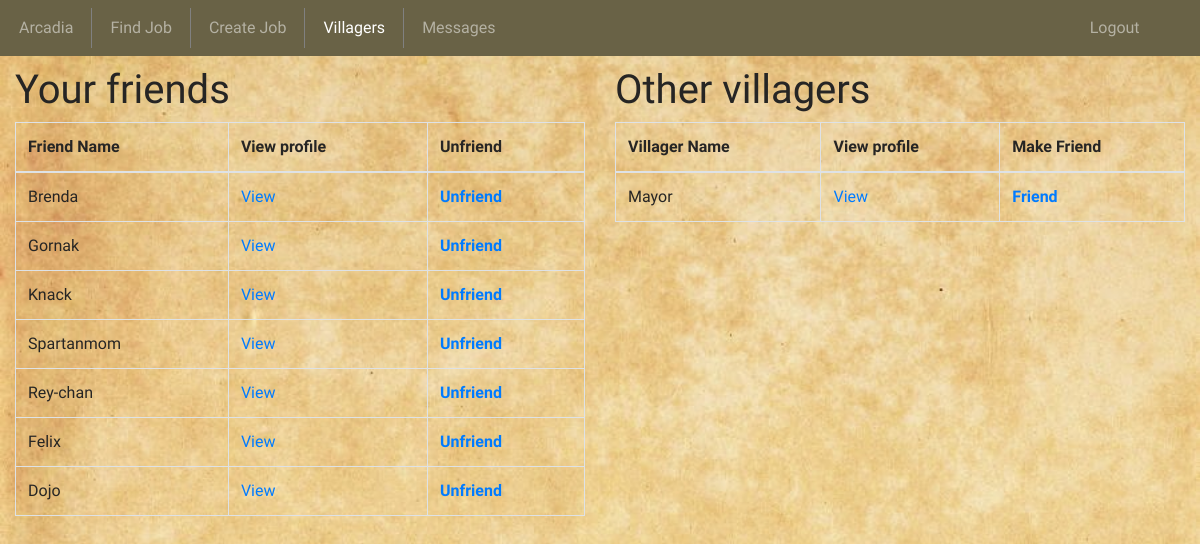
Screenshot of /villagers (signed in) with the database file from the repository.
### village_app/models.py (models this page shows)
class Character(models.Model):
	char_name=models.CharField(max_length=255)
	race=models.CharField(max_length=45)
	gender=models.CharField(max_length=45)
	age=models.IntegerField()
	occupation=models.CharField(max_length=45)
	description=models.TextField()
	pet=models.CharField(max_length=45)
	pet_name=models.CharField(max_length=255)
	gold=models.IntegerField(default=100)
	standing=models.IntegerField(default=20)
	player=models.ForeignKey(User, on_delete=models.CASCADE, related_name="player")
	friend=models.ManyToManyField("self", related_name="friend")
	objects=CharacterManager()

### village_app/views.py (the view)
# urls.py: path('villagers', views.friends),
def friends(request):
	if 'uid' not in request.session:
		return redirect('/')
	all_villagers = Character.objects.all()
	friends = Character.objects.get(id=request.session['cid']).friend.all()
	others = all_villagers.difference(friends)
	context = {
		"friends": friends,
		"others": others,
		"char": Character.objects.get(id=request.session['cid'])
	}
	return render(request, "friends.html", context)

### village_app/templates/friends.html (shortened to what this page needs)
<!DOCTYPE html>
<html>
<head>
	{% load static %}
	<link rel="stylesheet" type="text/css" href="{% static 'style.css' %}">
	<link rel="stylesheet" href="https://stackpath.bootstrapcdn.com/bootstrap/4.3.1/css/bootstrap.min.css">
</head>
<body>
	<div class="container-fluid">
		<nav class="navbar navbar-expand-lg navbar-dark" style="background-color: #696246;">
			<ul class="navbar-nav col-11">
				<li class="nav-item">
					<a class="nav-link" href="/dashboard">{{char.char_name}}</a>
				</li>
				<li class="nav-item">
					<a class="nav-item nav-link" href="/findJob">Find Job</a>
				</li>
				<li class="nav-item">
					<a class="nav-item nav-link" href="/postJob">Create Job</a>
				</li>
				<li class="nav-item active">
					<a class="nav-item nav-link" href="/villagers">Villagers</a>
				</li>
				<li class="nav-item">
					<a class="nav-item nav-link" href="/messages">Messages</a>
				</li>
			</ul>
			<ul class="navbar-nav col-1">
				<li class="nav-item" style="border-right: none;">
					<a class="nav-item nav-link" href="/logout">Logout</a>
				</li>
			</ul>
		</nav>
		<div class="wrapper">
			<div class="row">
				<div class="col">
					<h1>Your friends</h1>
					<table class="table table-bordered table-hover">
						<thead>
							<th>Friend Name</th>
							<th>View profile</th>
							<th>Unfriend</th>
						</thead>
						<tbody>
							{% for buddies in friends %}
							<tr>
								<td>{{buddies.char_name}}</td>
								<td><a href="/character/{{buddies.id}}">View</a></td>
								<th><a href="/removeFriend/{{buddies.id}}">Unfriend</a></th>
							</tr>
							{% endfor %}
						</tbody>
					</table>
				</div>
				<div class="col">
					<h1>Other villagers</h1>
					<table class="table table-bordered table-hover">
						<thead>
							<th>Villager Name</th>
							<th>View profile</th>
							<th>Make Friend</th>
						</thead>
						<tbody>
							{% for villager in others %}
							{% if villager.id != request.session.uid %}
							<tr>
								<td>{{villager.char_name}}</td>
								<td><a href="/character/{{villager.id}}">View</a></td>
								<th><a href="/addFriend/{{villager.id}}">Friend</a></th>
							</tr>
							{% endif %}
							{% endfor %}
						</tbody>
					</table>
				</div>
			</div>
		</div>
	</div>
</body>
</html>

### village_app/static/style.css (style rules this page uses)
* { font-family: 'Merienda One', cursive; color: #262524; }
body { padding-bottom: 20px; }
nav { margin-bottom: 10px; }
nav ul li:first-child { margin-left: -5px; }
nav ul li { padding-right: 10px; margin-left: 10px; border-right: 1px solid gray; }
nav ul li:last-child { border-right: none; }

### rows the page displays
Character: char_name "Arcadia"
Character: char_name "Brenda"
Character: char_name "Gornak"
Character: char_name "Knack"
Character: char_name "Spartanmom"
Character: char_name "Rey-chan"
Character: char_name "Felix"
Character: char_name "Dojo"
Character: char_name "Mayor"
